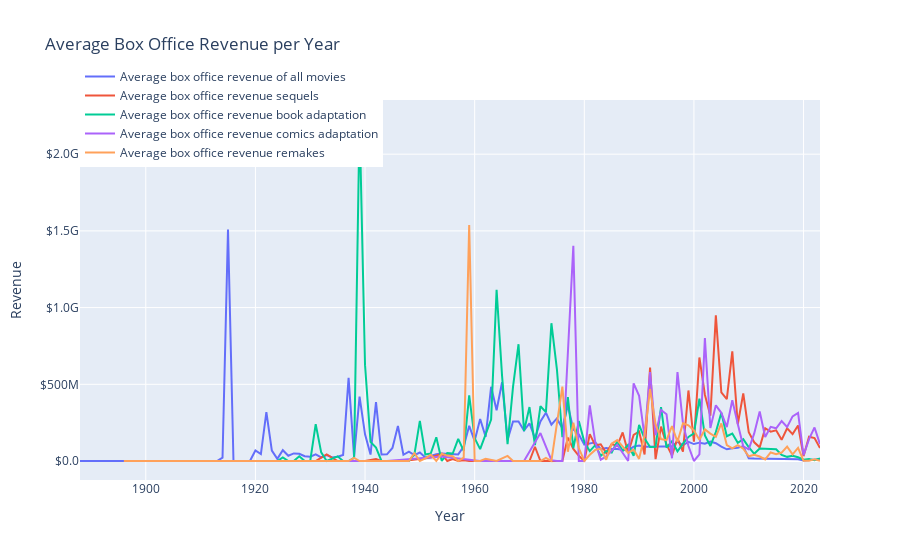

The cell this chart's notebook holds for it:
### Markdown cell above
Calculation and plot of the average inflation-adjusted box office revenue per year, both for all movies and for movies with sequels

### Code cell
from src.models.box_office_revenue import get_average_box_office_revenue

fig = get_average_box_office_revenue(movie_frames_concat)
fig
